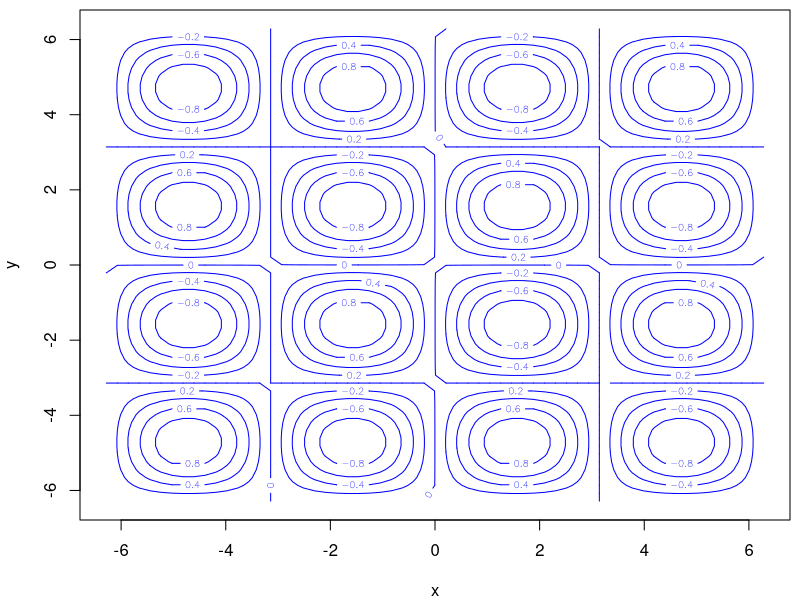
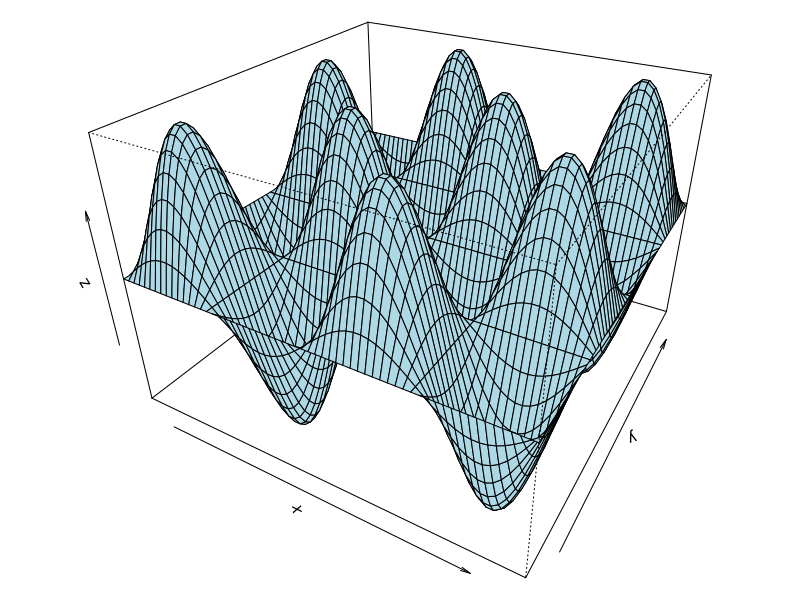

The R source for these figures, in order:
x <- y <- seq(-2*pi, 2*pi, pi/15)
f <- function(x,y) sin(x)*sin(y)
z <- outer(x, y, f)

win.graph(width = 8, height = 7)
par(mai=c(0.8, 0.8, 0.1, 0.1))
contour(x, y, z, col = "blue", xlab = "x", ylab = "y")

par(mai=c(0, 0, 0, 0))
persp(x, y, z, theta=30, phi=30, expand=0.7, col="lightblue")

savePlot("persp2", type = "eps")
savePlot("contour2", type = "eps")